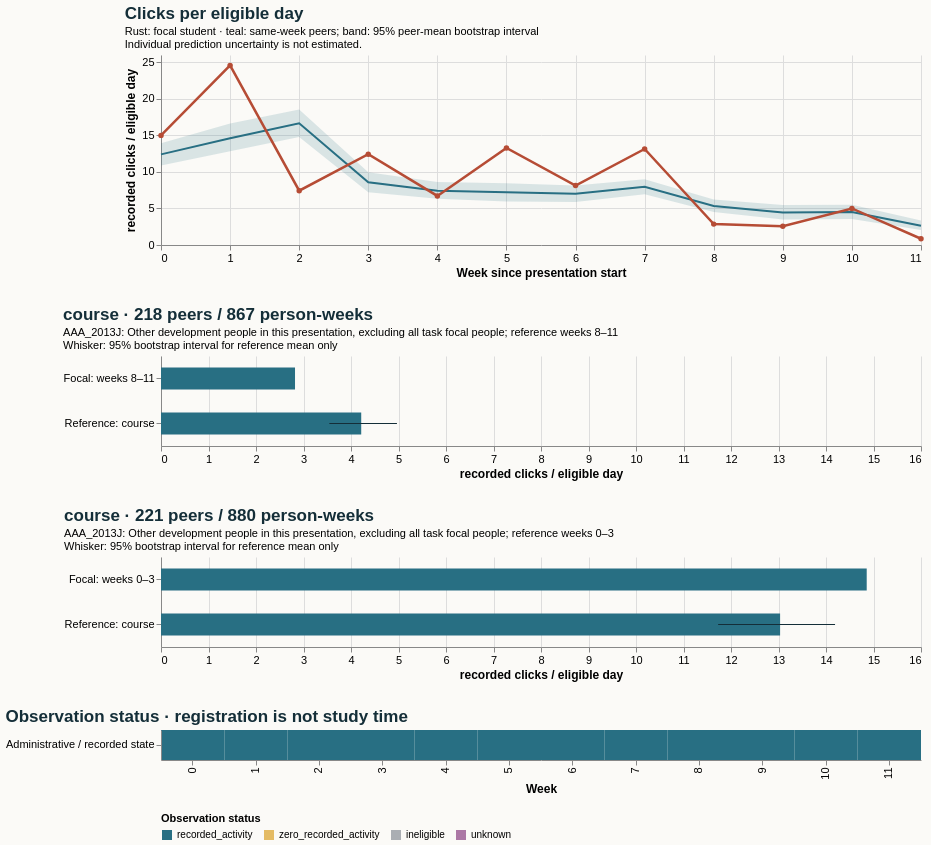

This figure's Vega-Lite source:
### Vega-Lite specification from a JSON file in a GitHub repository (floating-point values rounded to 4 significant figures)
{"$schema": "https://vega.github.io/schema/vega-lite/v5.20.1.json", "config": {"axis": {"labelFontSize": 11, "titleFontSize": 12}, "background": "#fbfaf7", "font": "sans-serif", "title": {"anchor": "start", "color": "#142e38", "fontSize": 17, "subtitleFontSize": 11}, "view": {"continuousHeight": 300, "continuousWidth": 300, "stroke": null}}, "datasets": {"data-4c26a6295f734757547822281ec261a4": [{"end_day": 6, "focal_value": 15.0, "peer_ci_high": 13.93, "peer_ci_low": 10.88, "peer_mean": 12.4, "peer_observations": 221, "peer_people": 221, "reference": "course", "unit": "recorded clicks / eligible day", "week": 0}, {"end_day": 13, "focal_value": 24.57, "peer_ci_high": 16.62, "peer_ci_low": 12.82, "peer_mean": 14.6, "peer_observations": 221, "peer_people": 221, "reference": "course", "unit": "recorded clicks / eligible day", "week": 1}, {"end_day": 20, "focal_value": 7.429, "peer_ci_high": 18.53, "peer_ci_low": 14.79, "peer_mean": 16.65, "peer_observations": 219, "peer_people": 219, "reference": "course", "unit": "recorded clicks / eligible day", "week": 2}, {"end_day": 27, "focal_value": 12.43, "peer_ci_high": 9.943, "peer_ci_low": 7.231, "peer_mean": 8.588, "peer_observations": 219, "peer_people": 219, "reference": "course", "unit": "recorded clicks / eligible day", "week": 3}, {"end_day": 34, "focal_value": 6.714, "peer_ci_high": 8.625, "peer_ci_low": 6.329, "peer_mean": 7.428, "peer_observations": 219, "peer_people": 219, "reference": "course", "unit": "recorded clicks / eligible day", "week": 4}, {"end_day": 41, "focal_value": 13.29, "peer_ci_high": 8.438, "peer_ci_low": 5.967, "peer_mean": 7.212, "peer_observations": 218, "peer_people": 218, "reference": "course", "unit": "recorded clicks / eligible day", "week": 5}, {"end_day": 48, "focal_value": 8.143, "peer_ci_high": 8.125, "peer_ci_low": 5.878, "peer_mean": 7.002, "peer_observations": 218, "peer_people": 218, "reference": "course", "unit": "recorded clicks / eligible day", "week": 6}, {"end_day": 55, "focal_value": 13.14, "peer_ci_high": 9.0, "peer_ci_low": 6.933, "peer_mean": 7.978, "peer_observations": 218, "peer_people": 218, "reference": "course", "unit": "recorded clicks / eligible day", "week": 7}, {"end_day": 62, "focal_value": 2.857, "peer_ci_high": 6.232, "peer_ci_low": 4.518, "peer_mean": 5.34, "peer_observations": 218, "peer_people": 218, "reference": "course", "unit": "recorded clicks / eligible day", "week": 8}, {"end_day": 69, "focal_value": 2.571, "peer_ci_high": 5.471, "peer_ci_low": 3.497, "peer_mean": 4.446, "peer_observations": 217, "peer_people": 217, "reference": "course", "unit": "recorded clicks / eligible day", "week": 9}, {"end_day": 76, "focal_value": 5.0, "peer_ci_high": 5.498, "peer_ci_low": 3.555, "peer_mean": 4.512, "peer_observations": 217, "peer_people": 217, "reference": "course", "unit": "recorded clicks / eligible day", "week": 10}, {"end_day": 83, "focal_value": 0.8571, "peer_ci_high": 3.367, "peer_ci_low": 2.04, "peer_mean": 2.639, "peer_observations": 215, "peer_people": 215, "reference": "course", "unit": "recorded clicks / eligible day", "week": 11}], "data-6d55bc25357b97b5f798d68090232047": [{"eligible_days": 7.0, "end_day": 6, "logging_completeness": "unknown", "observation_status": "recorded_activity", "row": "Administrative / recorded state", "score_status": "withheld_release_time_unknown", "start_day": 0, "value": 15.0, "week": 0}, {"eligible_days": 7.0, "end_day": 13, "logging_completeness": "unknown", "observation_status": "recorded_activity", "row": "Administrative / recorded state", "score_status": "withheld_release_time_unknown", "start_day": 7, "value": 24.57, "week": 1}, {"eligible_days": 7.0, "end_day": 20, "logging_completeness": "unknown", "observation_status": "recorded_activity", "row": "Administrative / recorded state", "score_status": "withheld_release_time_unknown", "start_day": 14, "value": 7.429, "week": 2}, {"eligible_days": 7.0, "end_day": 27, "logging_completeness": "unknown", "observation_status": "recorded_activity", "row": "Administrative / recorded state", "score_status": "withheld_release_time_unknown", "start_day": 21, "value": 12.43, "week": 3}, {"eligible_days": 7.0, "end_day": 34, "logging_completeness": "unknown", "observation_status": "recorded_activity", "row": "Administrative / recorded state", "score_status": "withheld_release_time_unknown", "start_day": 28, "value": 6.714, "week": 4}, {"eligible_days": 7.0, "end_day": 41, "logging_completeness": "unknown", "observation_status": "recorded_activity", "row": "Administrative / recorded state", "score_status": "withheld_release_time_unknown", "start_day": 35, "value": 13.29, "week": 5}, {"eligible_days": 7.0, "end_day": 48, "logging_completeness": "unknown", "observation_status": "recorded_activity", "row": "Administrative / recorded state", "score_status": "withheld_release_time_unknown", "start_day": 42, "value": 8.143, "week": 6}, {"eligible_days": 7.0, "end_day": 55, "logging_completeness": "unknown", "observation_status": "recorded_activity", "row": "Administrative / recorded state", "score_status": "withheld_release_time_unknown", "start_day": 49, "value": 13.14, "week": 7}, {"eligible_days": 7.0, "end_day": 62, "logging_completeness": "unknown", "observation_status": "recorded_activity", "row": "Administrative / recorded state", "score_status": "withheld_release_time_unknown", "start_day": 56, "value": 2.857, "week": 8}, {"eligible_days": 7.0, "end_day": 69, "logging_completeness": "unknown", "observation_status": "recorded_activity", "row": "Administrative / recorded state", "score_status": "withheld_release_time_unknown", "start_day": 63, "value": 2.571, "week": 9}, {"eligible_days": 7.0, "end_day": 76, "logging_completeness": "unknown", "observation_status": "recorded_activity", "row": "Administrative / recorded state", "score_status": "withheld_release_time_unknown", "start_day": 70, "value": 5.0, "week": 10}, {"eligible_days": 7.0, "end_day": 83, "logging_completeness": "unknown", "observation_status": "recorded_activity", "row": "Administrative / recorded state", "score_status": "withheld_release_time_unknown", "start_day": 77, "value": 0.8571, "week": 11}], "data-b196c0f3152dbc0376b44facb2aa8f08": [{"hi": null, "lo": null, "series": "Focal: weeks 0–3", "value": 14.86}, {"hi": 14.19, "lo": 11.73, "series": "Reference: course", "value": 13.03}], "data-daa04482e403c180b78eebfeea0968a5": [{"hi": null, "lo": null, "series": "Focal: weeks 8–11", "value": 2.821}, {"hi": 4.967, "lo": 3.544, "series": "Reference: course", "value": 4.215}]}, "resolve": {"scale": {"color": "independent"}}, "spacing": 28, "vconcat": [{"data": {"name": "data-4c26a6295f734757547822281ec261a4"}, "height": 190, "layer": [{"encoding": {"x": {"axis": {"tickMinStep": 1}, "field": "week", "title": "Week since presentation start", "type": "quantitative"}, "y": {"field": "peer_ci_low", "scale": {"zero": true}, "title": "recorded clicks / eligible day", "type": "quantitative"}, "y2": {"field": "peer_ci_high"}}, "mark": {"color": "#286f83", "opacity": 0.16, "type": "area"}}, {"encoding": {"tooltip": [{"field": "week", "type": "quantitative"}, {"field": "peer_mean", "type": "quantitative"}, {"field": "peer_people", "type": "quantitative"}, {"field": "peer_observations", "type": "quantitative"}], "x": {"field": "week", "type": "quantitative"}, "y": {"field": "peer_mean", "type": "quantitative"}}, "mark": {"color": "#286f83", "strokeWidth": 2, "type": "line"}}, {"encoding": {"tooltip": [{"field": "week", "type": "quantitative"}, {"field": "focal_value", "type": "quantitative"}], "x": {"field": "week", "type": "quantitative"}, "y": {"field": "focal_value", "type": "quantitative"}}, "mark": {"color": "#b64c35", "point": {"color": "#b64c35"}, "strokeWidth": 2.5, "type": "line"}}], "title": {"subtitle": ["Rust: focal student · teal: same-week peers; band: 95% peer-mean bootstrap interval", "Individual prediction uncertainty is not estimated."], "text": "Clicks per eligible day"}, "width": 760}, {"data": {"name": "data-daa04482e403c180b78eebfeea0968a5"}, "height": 90, "layer": [{"encoding": {"x": {"field": "value", "scale": {"domain": [0, 15.6], "zero": true}, "title": "recorded clicks / eligible day", "type": "quantitative"}, "y": {"field": "series", "sort": null, "title": null, "type": "nominal"}}, "mark": {"color": "#286f83", "size": 22, "type": "bar"}}, {"encoding": {"x": {"field": "lo", "type": "quantitative"}, "x2": {"field": "hi"}, "y": {"field": "series", "sort": null, "title": null, "type": "nominal"}}, "mark": {"color": "#142e38", "type": "rule"}}], "title": {"subtitle": ["AAA_2013J: Other development people in this presentation, excluding all task focal people; reference weeks 8–11", "Whisker: 95% bootstrap interval for reference mean only"], "text": "course · 218 peers / 867 person-weeks"}, "width": 760}, {"data": {"name": "data-b196c0f3152dbc0376b44facb2aa8f08"}, "height": 90, "layer": [{"encoding": {"x": {"field": "value", "scale": {"domain": [0, 15.6], "zero": true}, "title": "recorded clicks / eligible day", "type": "quantitative"}, "y": {"field": "series", "sort": null, "title": null, "type": "nominal"}}, "mark": {"color": "#286f83", "size": 22, "type": "bar"}}, {"encoding": {"x": {"field": "lo", "type": "quantitative"}, "x2": {"field": "hi"}, "y": {"field": "series", "sort": null, "title": null, "type": "nominal"}}, "mark": {"color": "#142e38", "type": "rule"}}], "title": {"subtitle": ["AAA_2013J: Other development people in this presentation, excluding all task focal people; reference weeks 0–3", "Whisker: 95% bootstrap interval for reference mean only"], "text": "course · 221 peers / 880 person-weeks"}, "width": 760}, {"data": {"name": "data-6d55bc25357b97b5f798d68090232047"}, "encoding": {"color": {"field": "observation_status", "legend": {"labelLimit": 260, "orient": "bottom"}, "scale": {"domain": ["recorded_activity", "zero_recorded_activity", "ineligible", "unknown"], "range": ["#286f83", "#e4bb64", "#aaaeb3", "#ac78a5"]}, "title": "Observation status", "type": "nominal"}, "tooltip": [{"field": "week", "type": "quantitative"}, {"field": "eligible_days", "type": "quantitative"}, {"field": "observation_status", "type": "nominal"}, {"field": "logging_completeness", "type": "nominal"}], "x": {"field": "week", "title": "Week", "type": "ordinal"}, "y": {"field": "row", "title": null, "type": "nominal"}}, "height": 30, "mark": {"type": "rect"}, "title": "Observation status · registration is not study time", "width": 760}]}
